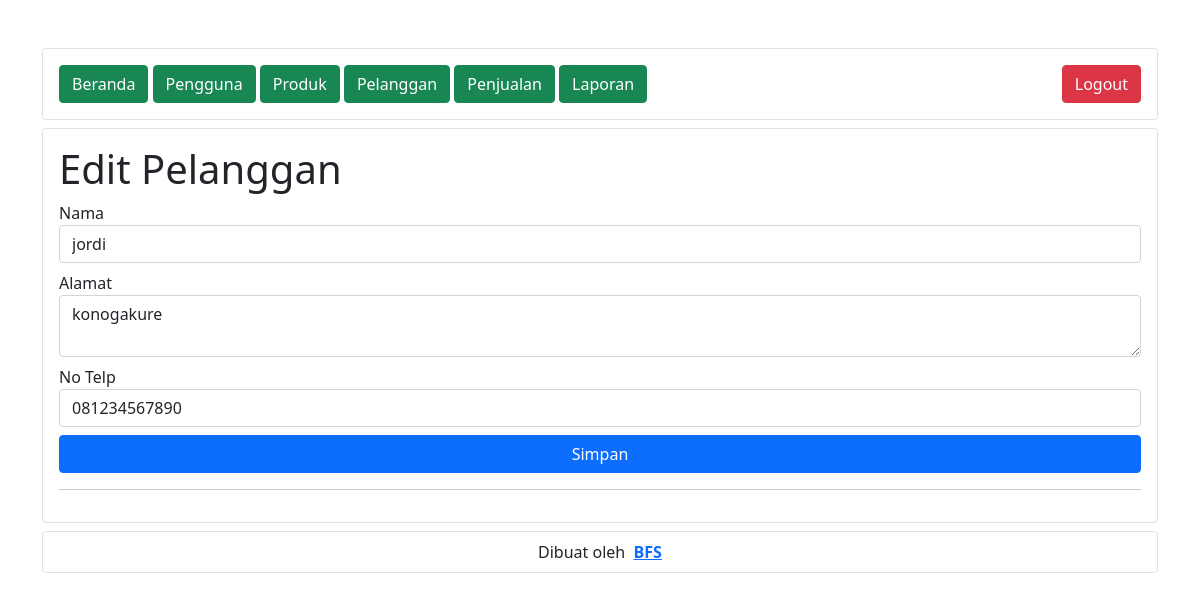
/pages/pelanggan/edit.php?id=1 (signed in), run on the app's committed database.
### tables this page shows
CREATE TABLE `pelanggan` (
  `id` int(10) UNSIGNED NOT NULL,
  `nama` varchar(50) NOT NULL,
  `alamat` text NOT NULL,
  `no_telp` varchar(50) NOT NULL
);

### function/config.php (called while the page is built, shortened)
<?php
class Database
{
    public function query($sql, $data, $fetch = false)
    {
        require('connection.php');
        $q = $db->prepare($sql);
        $q->execute($data);
        return $fetch ? $q->fetch(2) : $q;
    }
}

### pages/pelanggan/class.php (called while the page is built, shortened)
<?php
require('../../function/config.php');
class Pelanggan
{
    private $db;
    public function __construct()
    {
        $this->db = new Database();
    }
    public function show($id)
    {
        $query = $this->db->query(
            "SELECT * FROM pelanggan WHERE id LIKE ?",
            [$id]
        );
        return $query;
    }
}

### pages/pelanggan/edit.php (the view, shortened to what this page needs)
<?php
require('../layout/header.php');
require('class.php');
$pelanggan = new Pelanggan();
?>
<div id="content">
    <h1>Edit Pelanggan</h1>
    <form action="" method="post" class="row g-2">
        <?php foreach ($pelanggan->show($_GET['id']) as $value) : ?>
            <div class="form-group col-lg-12">
                <label for="nama">Nama</label>
                <input type="text" name="nama" id="nama" value="<?= $value['nama'] ?>" class="form-control" required>
            </div>
            <div class="form-group col-lg-12">
                <label for="harga">Alamat</label>
                <textarea name="alamat" id="alamat" class="form-control"><?= $value['alamat'] ?></textarea>
            </div>
            <div class="form-group col-lg-12">
                <label for="no_telp">No Telp</label>
                <input type="number" name="no_telp" id="no_telp" value="<?= $value['no_telp'] ?>" class="form-control" required>
            </div>
            <div class="form-group col-lg-12">
                <button type="submit" name="simpan" class="btn w-100 btn-primary">Simpan</button>
            </div>
        <?php endforeach; ?>
    </form>
    <hr>
</div>
<?php
require('../layout/footer.php');
?>

### data on the page
pelanggan: nama "jordi", alamat "konogakure", no_telp "081234567890"
